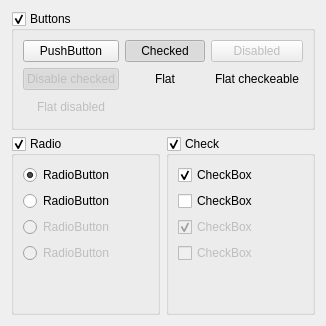
                    <widget class="QWidget" name="tab_11">
                        <attribute name="title">
                            <string>Page</string>
                        </attribute>
                        <layout class="QGridLayout" name="gridLayout_11">
                            <item row="1" column="0" colspan="2">
                                <widget class="QGroupBox" name="groupBox_2">
                                    <property name="title">
                                        <string>Radio</string>
                                    </property>
                                    <property name="checkable">
                                        <bool>true</bool>
                                    </property>
                                    <layout class="QGridLayout" name="gridLayout_2">
                                        <item row="3" column="0">
                                            <widget class="QRadioButton" name="radioButton_3">
                                                <property name="enabled">
                                                    <bool>false</bool>
                                                </property>
                                                <property name="text">
                                                    <string>RadioButton</string>
                                                </property>
                                            </widget>
                                        </item>
                                        <item row="1" column="0">
                                            <widget class="QRadioButton" name="radioButton_2">
                                                <property name="text">
                                                    <string>RadioButton</string>
                                                </property>
                                                <property name="autoExclusive">
                                                    <bool>false</bool>
                                                </property>
                                            </widget>
                                        </item>
                                        <item row="2" column="0">
                                            <widget class="QRadioButton" name="radioButton_4">
                                                <property name="enabled">
                                                    <bool>false</bool>
                                                </property>
                                                <property name="text">
                                                    <string>RadioButton</string>
                                                </property>
                                                <property name="checked">
                                                    <bool>false</bool>
                                                </property>
                                            </widget>
                                        </item>
                                        <item row="4" column="0">
                                            <spacer name="verticalSpacer">
                                                <property name="orientation">
                                                    <number>0x2</number>
                                                </property>
                                                <property name="sizeHint" stdset="0">
                                                    <size>
                                                        <width>20</width>
                                                        <height>40</height>
                                                    </size>
                                                </property>
                                            </spacer>
                                        </item>
                                        <item row="0" column="0">
                                            <widget class="QRadioButton" name="radioButton">
                                                <property name="text">
                                                    <string>RadioButton</string>
                                                </property>
                                                <property name="checked">
                                                    <bool>true</bool>
                                                </property>
                                                <property name="autoExclusive">
                                                    <bool>false</bool>
                                                </property>
                                            </widget>
                                        </item>
                                    </layout>
                                </widget>
                            </item>
                            <item row="1" column="2" colspan="2">
                                <widget class="QGroupBox" name="groupBox_3">
                                    <property name="title">
                                        <string>Check</string>
                                    </property>
                                    <property name="checkable">
                                        <bool>true</bool>
                                    </property>
                                    <layout class="QGridLayout" name="gridLayout_3">
                                        <item row="3" column="0">
                                            <widget class="QCheckBox" name="checkBox_2">
                                                <property name="enabled">
                                                    <bool>false</bool>
                                                </property>
                                                <property name="text">
                                                    <string>CheckBox</string>
                                                </property>
                                            </widget>
                                        </item>
                                        <item row="4" column="0">
                                            <spacer name="verticalSpacer_2">
                                                <property name="orientation">
                                                    <number>0x2</number>
                                                </property>
                                                <property name="sizeHint" stdset="0">
                                                    <size>
                                                        <width>20</width>
                                                        <height>40</height>
                                                    </size>
                                                </property>
                                            </spacer>
                                        </item>
                                        <item row="0" column="0">
                                            <widget class="QCheckBox" name="checkBox">
                                                <property name="text">
                                                    <string>CheckBox</string>
                                                </property>
                                                <property name="checked">
                                                    <bool>true</bool>
                                                </property>
                                                <property name="tristate">
                                                    <bool>true</bool>
                                                </property>
                                            </widget>
                                        </item>
                                        <item row="1" column="0">
                                            <widget class="QCheckBox" name="checkBox_3">
                                                <property name="text">
                                                    <string>CheckBox</string>
                                                </property>
                                                <property name="tristate">
                                                    <bool>true</bool>
                                                </property>
                                            </widget>
                                        </item>
                                        <item row="2" column="0">
                                            <widget class="QCheckBox" name="checkBox_4">
                                                <property name="enabled">
                                                    <bool>false</bool>
                                                </property>
                                                <property name="text">
                                                    <string>CheckBox</string>
                                                </property>
                                                <property name="checked">
                                                    <bool>true</bool>
                                                </property>
                                            </widget>
                                        </item>
                                    </layout>
                                </widget>
                            </item>
                            <item row="0" column="0" colspan="4">
                                <widget class="QGroupBox" name="groupBox">
                                    <property name="title">
                                        <string>Buttons</string>
                                    </property>
                                    <property name="checkable">
                                        <bool>true</bool>
                                    </property>
                                    <layout class="QGridLayout" name="gridLayout">
                                        <item row="0" column="0">
                                            <widget class="QPushButton" name="pushButton">
                                                <property name="toolTip">
                                                    <string>Lorem ipsum dolor sit amet,
                                                        consectetur adipiscing elit, sed do
                                                        eiusmod tempor incididunt ut labore et
                                                        dolore magna aliqua.</string>
                                                </property>
                                                <property name="text">
                                                    <string>PushButton</string>
                                                </property>
                                            </widget>
                                        </item>
                                        <item row="0" column="1">
                                            <widget class="QPushButton" name="pushButton_3">
                                                <property name="text">
                                                    <string>Checked</string>
                                                </property>
                                                <property name="checkable">
                                                    <bool>true</bool>
                                                </property>
                                                <property name="checked">
                                                    <bool>true</bool>
                                                </property>
                                            </widget>
                                        </item>
                                        <item row="0" column="2">
                                            <widget class="QPushButton" name="pushButton_6">
                                                <property name="enabled">
                                                    <bool>false</bool>
                                                </property>
                                                <property name="text">
                                                    <string>Disabled</string>
                                                </property>
                                                <property name="checkable">
                                                    <bool>false</bool>
                                                </property>
                                                <property name="checked">
                                                    <bool>false</bool>
                                                </property>
                                                <property name="flat">
                                                    <bool>false</bool>
                                                </property>
                                            </widget>
                                        </item>
                                        <item row="1" column="0">
                                            <widget class="QPushButton" name="pushButton_7">
                                                <property name="enabled">
                                                    <bool>false</bool>
                                                </property>
                                                <property name="text">
                                                    <string>Disable checked</string>
                                                </property>
                                                <property name="checkable">
                                                    <bool>true</bool>
                                                </property>
                                                <property name="checked">
                                                    <bool>true</bool>
                                                </property>
                                                <property name="flat">
                                                    <bool>false</bool>
                                                </property>
                                            </widget>
                                        </item>
                                        <item row="1" column="1">
                                            <widget class="QPushButton" name="pushButton_11">
                                                <property name="text">
                                                    <string>Flat</string>
                                                </property>
                                                <property name="flat">
                                                    <bool>true</bool>
                                                </property>
                                            </widget>
                                        </item>
                                        <item row="1" column="2">
                                            <widget class="QPushButton" name="pushButton_5">
                                                <property name="text">
                                                    <string>Flat checkeable</string>
                                                </property>
                                                <property name="checkable">
                                                    <bool>true</bool>
                                                </property>
                                                <property name="checked">
                                                    <bool>false</bool>
                                                </property>
                                                <property name="flat">
                                                    <bool>true</bool>
                                                </property>
                                            </widget>
                                        </item>
                                        <item row="2" column="0">
                                            <widget class="QPushButton" name="pushButton_4">
                                                <property name="enabled">
                                                    <bool>false</bool>
                                                </property>
                                                <property name="text">
                                                    <string>Flat disabled</string>
                                                </property>
                                                <property name="flat">
                                                    <bool>true</bool>
                                                </property>
                                            </widget>
                                        </item>
                                    </layout>
                                </widget>
                            </item>
                        </layout>
                    </widget>
